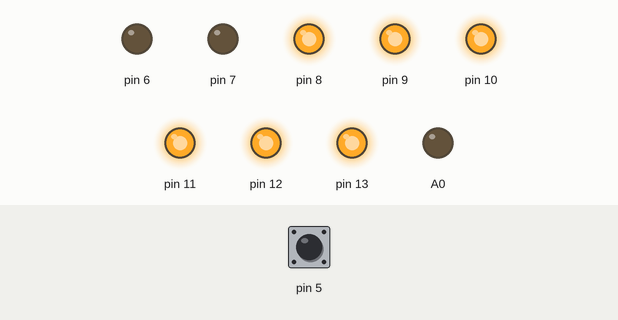
Simulated run of this sketch. Board: Arduino Uno, built with avr-gcc and run on an emulated ATmega328P. On the bench: output pins drawn as LEDs (lit = HIGH). The inputs (shaded band) are chosen by the test bench; at power-on: pin 5 HIGH.

Above: at 1.3 s.
1.4 s: pin 5 pulled LOW for 1 s
At 3.5 s:
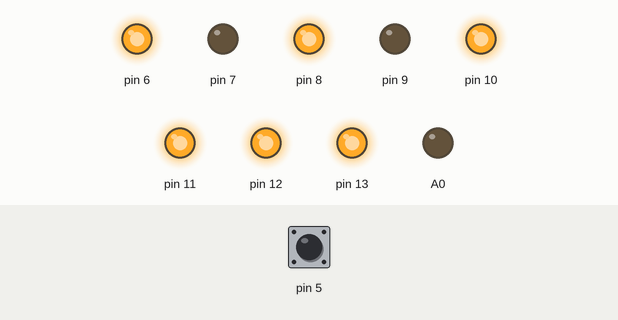
3.9 s: pin 5 pulled LOW for 0.15 s
At 4.7 s:
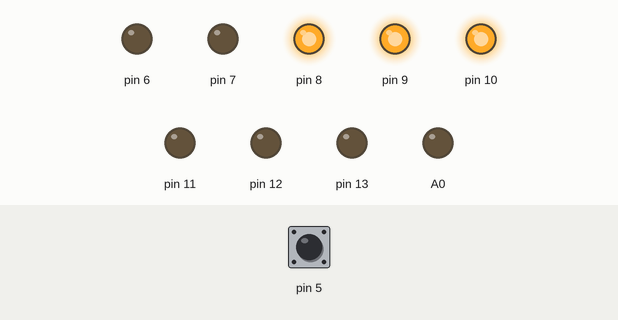
5.6 s: pin 5 pulled LOW for 0.15 s
At 7.0 s:
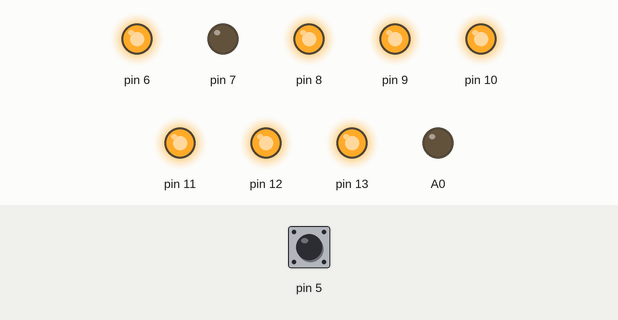
7.3 s: pin 5 pulled LOW for 3.2 s
At 7.6 s:
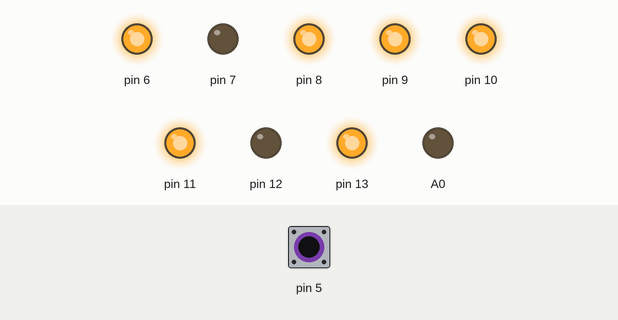
Timing chart, 0 to 12.0 s (numbered marks = the images above; inputs shaded):
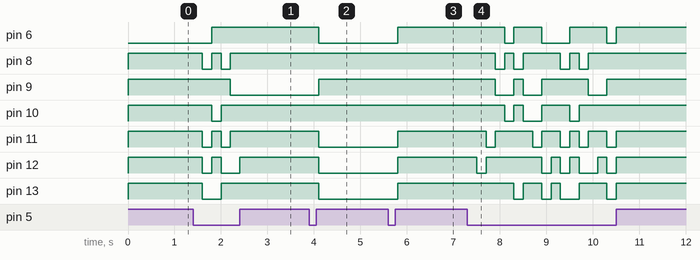

The sketch:

COUNTER.ino
```cpp
byte luptable[]={0x3f,0x06,0x5b,0x66,0x6d,0x7d,0x07,0x7f,0x6f,0x77,0x7c,0x39,0x5e,0x79,0x71,0x0f};
int value=0;
void setup() {
  pinMode(5,INPUT_PULLUP);
  DDRB=0b111111;
  pinMode(6,OUTPUT);
  pinMode(7,OUTPUT);
  pinMode(A0,OUTPUT);
  digitalWrite(A0,0);
  PORTB=luptable[0];
  digitalWrite(6,bitRead(luptable[0],6));
  digitalWrite(7,bitRead(luptable[0],7));
  delay(100);
}
void loop() {
  if(digitalRead(5)==LOW && value!=0x0f){
    delay(200);
    value++;
    PORTB=luptable[value];
    digitalWrite(6,bitRead(luptable[value],6));
    digitalWrite(7,bitRead(luptable[value],7));
  }
  else if(digitalRead(5)==LOW && value==0x0f){
    delay(200);
    value=0;
    PORTB=luptable[0];
    digitalWrite(6,bitRead(luptable[0],6));
    digitalWrite(7,bitRead(luptable[0],7));
  }
}
```

Measured:
- after the input at 1.4 s, pin 6: LOW → HIGH after 0.40 s; pin 8: alternates HIGH for 0.20 s and LOW for 0.20 s, 4 changes in all, then stays HIGH, starting after 0.20 s
- after the input at 3.9 s, pin 6, pin 11–13: HIGH → LOW after 0.20 s; pin 9: LOW → HIGH after 0.20 s
- after the input at 5.6 s, pin 6, pin 11–13: LOW → HIGH after 0.20 s
- after the input at 7.3 s, pin 6: goes LOW 0.20 s, HIGH 0.60 s, LOW 0.60 s, HIGH 0.80 s, LOW 0.20 s, then HIGH, starting after 0.80 s; pin 8: HIGH → LOW after 0.60 s, → HIGH 0.20 s later, → LOW 0.20 s later, → HIGH 0.20 s later, … (8 changes in this stretch)
